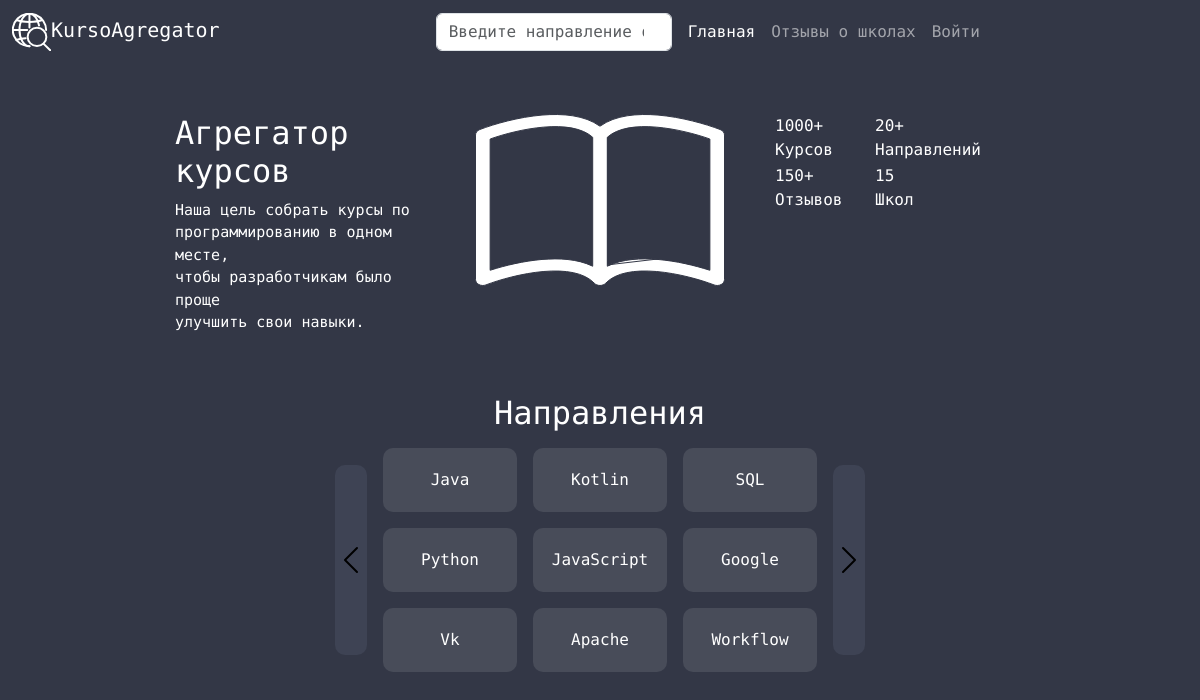
The page / on the database its author committed.
### app/models.py (models this page shows, shortened)
class Technology(db.Model):
    id = db.Column(db.Integer, primary_key=True)
    title = db.Column(db.String(128), nullable=False)

### app/main/routes.py (the view)
@bp.route('/', methods=['GET'])
def index(page=1):
    languages = [i.title for i in Technology.query.all()]
    languages = languages[0:9]
    return render_template('main/main.html', languages=languages, page=page)

### app/templates/main/main.html (shortened to what this page needs)
{% extends 'base.html' %}
{% block content %}
<link href="{{ url_for('static', filename='style/main.css', v=1) }} }}" rel="stylesheet">
<main>
    <div class="main">
        <div class="left">
            <h2 style="color: white">Агрегатор курсов</h2>
            <p>Наша цель собрать курсы по</p>
            <p>программированию в одном месте,</p>
            <p>чтобы разработчикам было проще</p>
            <p>улучшить свои навыки.</p>
        </div>
        <div class="center">
            <img src="{{ url_for('static', filename='icon/book.svg') }}" alt="Книга">
        </div>
        <div class="right">
            <p>1000+<br/>Курсов</p>
            <p>20+<br/>Направлений</p>
            <p>150+<br/>Отзывов</p>
            <p>15<br/>Школ</p>
        </div>
    </div>
    <div class="toggler">
        <h2>Направления</h2>
        <div class="grid">
            <a href="{{ url_for('main.prev_page', page=page) }}" class="arrow_left"><img  src="{{ url_for('static', filename='icon/chevron-left.svg') }}" width="32" alt="Предыдущие категории"></a>
            <div class="grid_center">
                <div class="grid_dir">
                    {% for language in languages %}
                    <form action="{{ url_for('main.courses') }}" method="GET">
                        <button type="submit"> {{ language }}</button>
                    </form>
                    {% endfor %}
                </div>
            </div>
            <a href="{{ url_for('main.next_page', page=page) }}" class="arrow_right"><img src="{{ url_for('static', filename='icon/chevron-right.svg') }}" width="32" alt="Следующие категории"></a>
        </div>
    </div>
</main>
{% endblock %}

### app/templates/base.html (shortened to what this page needs)
<!DOCTYPE html>
<html lang="en">
<head>
  <link href="https://cdn.jsdelivr.net/npm/bootstrap@5.3.2/dist/css/bootstrap.min.css" rel="stylesheet">
  <link href="{{ url_for('static', filename='style/base.css', v=1) }} }}" rel="stylesheet">
</head>
<body>
<nav class="navbar navbar-expand-lg navbar-dark" id="navbar" style="background-color: rgba(51, 55, 70, 1);">
  <div class="container-fluid">
    <a class="navbar-brand" href="{{ url_for('main.courses') }}"><img src="{{ url_for('static', filename='icon/icon.svg') }}">KursoAgregator</a>
    <div class="collapse navbar-collapse justify-content-center" id="navbarSupportedContent">
      <form action="{{ url_for('main.courses') }}" class="d-flex" role="search">
        <input class="form-control me-2" type="search" name="filter" placeholder="Введите направление обучения" aria-label="Search">
      </form>
      <ul class="navbar-nav mb-2 mb-lg-0">
        <li class="nav-item">
          <a class="nav-link active" aria-current="page" href="{{ url_for('main.index') }}">Главная</a>
        </li>
        <li class="nav-item">
          <a class="nav-link" href="{{ url_for('review.reviews') }}">Отзывы о школах</a>
        </li>
        {% if not current_user.is_authenticated %}
        <li class="nav-item">
          <a class="nav-link" href="{{ url_for('auth.login') }}">Войти</a>
        </li>
        {% else %}
        <li class="nav-item">
          <a class="nav-link" href="{{ url_for('auth.logout') }}">Выйти</a>
        </li>
        {% endif %}
      </ul>
    </div>
  </div>
</nav>
{% block content %}
{% endblock %}
</body>
</html>

### app/static/style/base.css (style rules this page uses)
body { background-color: rgba(51, 55, 70, 1); font-family: 'Roboto Mono', monospace; }
* { color: white; }

### app/static/style/main.css (style rules this page uses)
.main { display: flex; justify-content: center; align-content: center; flex-wrap: wrap; margin-top: 50px; }
main { display: flex; justify-content: center; align-content: center; flex-wrap: wrap; flex-direction: column; }
.right { display: grid; grid-template-columns: 100px 100px; grid-template-rows: 50px 50px; margin-left: 50px; width: 250px; }
.left { margin-right: 50px; width: 250px; }
.left > p { margin-bottom: 0; font-size: 15px; }
.arrow_left, .arrow_right { display: flex; flex-direction: column; justify-content: center; margin: 25px 8px 25px 8px; background-color: rgba(62, 67, 84, 1); border-radius: 10px; }
.grid { display: flex; justify-content: center; }
.toggler { margin-top: 5%; display: flex; justify-content: center; flex-direction: column; align-content: center; }
.grid_center { display: flex; justify-content: center; }
.toggler h2 { display: flex; justify-content: center; }
.grid_dir { display: grid; grid-template-columns: 150px 150px 150px; grid-template-rows: 80px 80px 80px; text-align: center; }
.grid_dir form { display: flex; align-items: center; justify-content: center; background-color: rgba(72, 76, 89, 1); border-radius: 10px; margin: 8px; text-align: center; text-decoration: none; color: white; }
button, input[type="submit"], input[type="reset"] { background: none; color: inherit; border: none; padding: 0; font: inherit; cursor: pointer; outline: inherit; }

### rows shown on the page
Technology: title "Java"
Technology: title "Kotlin"
Technology: title "SQL"
Technology: title "Python"
Technology: title "JavaScript"
Technology: title "Google"
Technology: title "Vk"
Technology: title "Apache"
Technology: title "Workflow"
